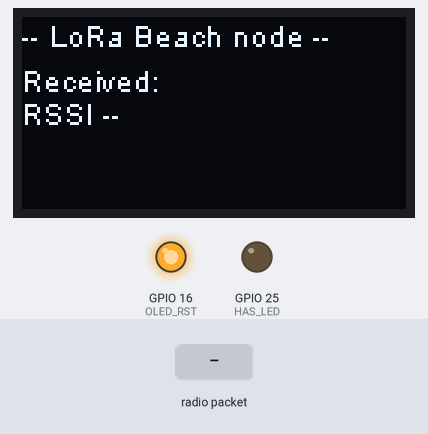
Bench run of a program on a simulated ESP32. On the bench: 128×64 one-colour display, output pins drawn as LEDs (lit = HIGH). The test bench sets the inputs (shaded band). No radio packets arrive unless stated; what the program prints to the serial monitor is not drawn.

Above: at 4.2 s.
4.3 s: radio packet "q" arrives
At 6.0 s:
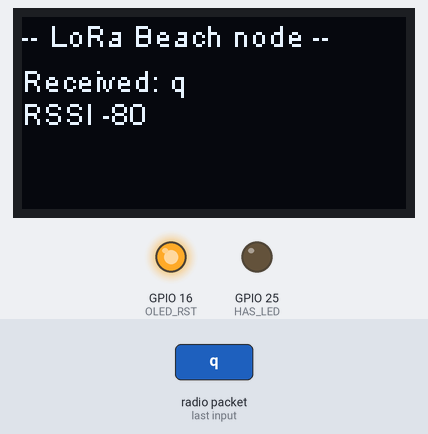
6.6 s: radio packet "f" arrives
At 8.3 s:
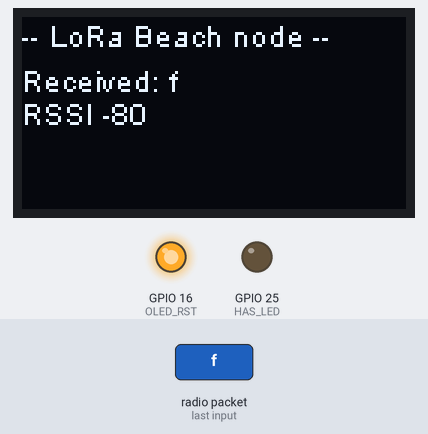
8.6 s: radio packet "p" arrives
Timing chart, 0 to 11.6 s (numbered marks = the images above; inputs shaded):
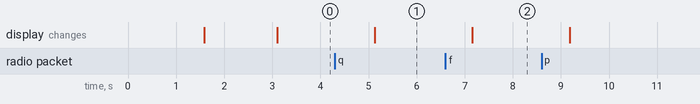

Measured:
- after the input at 4.3 s, the display: changes after 0.83 s (image 1)
- after the input at 6.6 s, the display: changes after 0.55 s (image 2)

The program:

main.cpp
```cpp
#include <Arduino.h>
#include <SPI.h>
#include <LoRa.h>
#include <Wire.h>
#include "SSD1306.h"

// Select TTGO Lora32 v1.0 or v2.1 (only one)
#include "ttgov10.h"
//#include "ttgov21new.h"

#include "interval.h"

/*
  Detta är den enhet som ska sitta på bryggan och tända/släcka lampor och mäta vattentemperatur.
  Koden är skriven för en Lilygo TTGO Lora32 V2.1_1.6 men kan konfigureras att funka med den gamla 1.0
*/

#define BAND  868E6

#define GR_HAVE_DISPLAY
#ifdef GR_HAVE_DISPLAY
SSD1306 display(0x3c, OLED_SDA, OLED_SCL);
#endif

String rssi = "RSSI --";
String packet ;

int command = 0; // 1 = Query, 2 = On, 3 = Off
int lastCommand = 0;
char myId = '1';

bool lampOn = false;
unsigned long showLastCommand = 0;

void refreshScreen()
{
#ifdef GR_HAVE_DISPLAY
  display.clear();
  display.setTextAlignment(TEXT_ALIGN_LEFT);
  display.setFont(ArialMT_Plain_10);
  display.drawString(0, 0, "-- LoRa Beach node --");
  display.drawString(0 , 15 , "Received: "+ packet);

  display.drawString(0, 26, rssi);

  if (showLastCommand > 0 &&  millis() < showLastCommand + 15000) {
    if (lastCommand == 1)
      display.drawString(0, 50, "Command: Query");
    if (lastCommand == 2)
      display.drawString(0, 50, "Command: On");
    if (lastCommand == 3)
      display.drawString(0, 50, "Command: Off");
    if (lastCommand == 4)
      display.drawString(0, 50, "Command: Ping");
  }
  display.display();
#else
  Serial.println("No display");
#endif
}

void onReceive(int packetSize) {
  packet ="";

  for (int i = 0; i < packetSize; i++) {
    packet += (char) LoRa.read();
  }
  rssi = "RSSI " + String(LoRa.packetRssi(), DEC) ;

  if (packet[0] == 'q' && packet[1] == myId) // Query
    command = 1;
  if (packet[0] == 'n' && packet[1] == myId) //oN
    command = 2;
  if (packet[0] == 'f' && packet[1] == myId) // oFf
    command = 3;
  if (packet[0] == 'p' && packet[1] == myId) // Ping
    command = 4;

  if (command > 0) {
    lastCommand = command;
    showLastCommand = millis();
  }
}

void setup() {
  if (OLED_RST != NOT_A_PIN)
    pinMode(OLED_RST, OUTPUT);

  if (HAS_LED) {
    pinMode(HAS_LED, OUTPUT);
    digitalWrite(HAS_LED, LOW);
  }

  Serial.begin(115200);
  while (!Serial);
  delay(1500);

  Serial.println();
  Serial.println("Domoticz-LoRa Beach node ver 0.3");

  if (OLED_RST != NOT_A_PIN)
  {
    digitalWrite(OLED_RST, LOW);    // set GPIO16 low to reset OLED
    delay(50);
    digitalWrite(OLED_RST, HIGH); // while OLED is running, must set GPIO16 in high、
  }

  pinMode(LORA_IRQ, INPUT);
  SPI.begin(LORA_SCK, LORA_MISO, LORA_MOSI, LORA_CS);
  LoRa.setPins(LORA_CS, LORA_RST, LORA_IRQ);
  if (!LoRa.begin(BAND)) {
    Serial.println("Starting LoRa failed!");
    while (1);
  }

#ifdef GR_HAVE_DISPLAY
  display.init();
  display.flipScreenVertically();
  display.setFont(ArialMT_Plain_10);
#endif

  delay(1500);

// For interrupt-driven:
  LoRa.onReceive(onReceive);
  LoRa.receive();

  Serial.println("init ok - listening...");
}

void sendLora(String msg)
{
    LoRa.beginPacket();
    LoRa.print(msg);
//    LoRa.print(counter);
    LoRa.endPacket();

    LoRa.receive();
}

void loop() {
  // For polling:
/*  int packetSize = LoRa.parsePacket();
  if (packetSize) {
    onReceive(packetSize);
  }
  delay(10);
  */

  refreshScreen();
  delay(1000);

  if (command ==  1) // Query
  {
    Serial.println("Command: Query");
    if (lampOn)
      sendLora("R1ON");
    else
      sendLora("R1OFF");

    command = 0;
  }

  if (command ==  2) // On
  {
    digitalWrite(HAS_LED, HIGH);
    lampOn = true;

    Serial.println("Command: On");
    sendLora("R1ON");

    command = 0;
  }

  if (command ==  3) // Off
  {
    digitalWrite(HAS_LED, LOW);
    lampOn = false;

    Serial.println("Command: Off");
    sendLora("R1OFF");

    command = 0;
  }

  if (command ==  4) // Ping
  {
    Serial.println("Command: Ping");
    sendLora("R1OK");

    command = 0;
  }

}
```

ttgov10.h
```cpp
// clang-format off
// upload_speed 921600
// board esp32dev

#ifndef _TTGOV10_H
#define _TTGOV10_H

#include <stdint.h>

/*
// Hardware related definitions for TTGO V1.0 Board
// https://github.com/Xinyuan-LilyGO/LilyGo-LoRa-Series/blob/master/assets/image/lora32_v1.0_pinmap.jpg
// https://randomnerdtutorials.com/ttgo-lora32-sx1276-arduino-ide/
// ATTENTION: check your board version!
// These settings are for the first boards with no labelling
*/

#define HAS_LORA         1 // comment out if device shall not send data via LoRa
#define CFG_sx1276_radio 1 // HPD13A LoRa SoC

#define HAS_SDCARD  0      // this board has no SD MMC card-reader/writer
#define SDCARD_SLOTWIDTH 0 // 4-line interface

#define HAS_DISPLAY 1
#define HAS_LED (25) // green on board LED
//#define HAS_LED NOT_A_PIN

#define BAT_MEASURE_ADC ADC1_GPIO35_CHANNEL // battery probe GPIO pin -> ADC1_CHANNEL_7
#define BAT_VOLTAGE_DIVIDER 2 // voltage divider 100k/100k on board

// Pins for I2C interface of OLED Display
#define OLED_SDA (4)
#define OLED_SCL (15)
#define OLED_RST (16)

// Pins for LORA chip SPI interface, reset line and interrupt lines
#define LORA_SCK  (5)
#define LORA_CS   (18)
#define LORA_MISO (19)
#define LORA_MOSI (27)
#define LORA_RST  (14)
#define LORA_IRQ  (26)
#define LORA_IO1  (?)
#define LORA_IO2  (?)

#endif
```

interval.h
```cpp
#include <Arduino.h>

class Interval
{
    private:
    unsigned long lastMillis = 0;

    public:
    bool Every(int intervalSeconds)
    {
        if (millis() > lastMillis + intervalSeconds*1000 ) {
            lastMillis = millis();
            return true;
        } else {
            return false;
        }
    }
};
```
